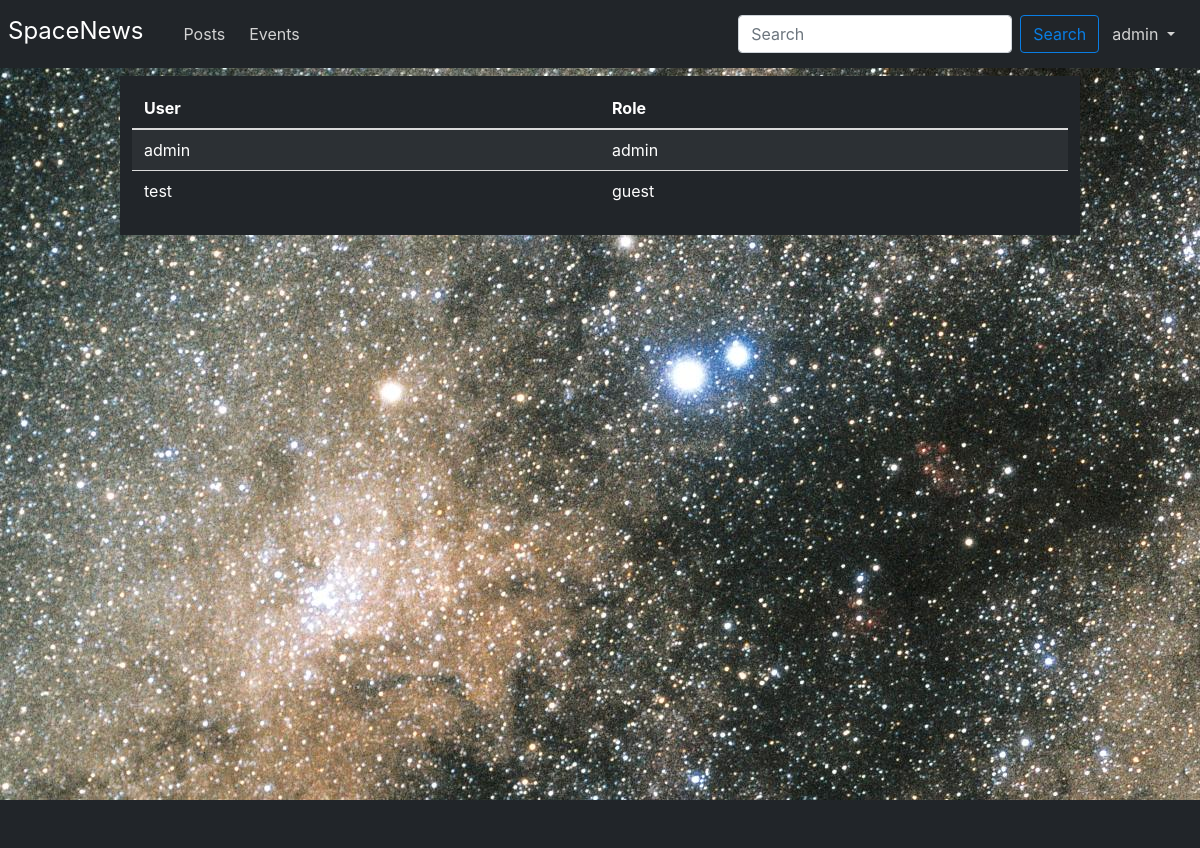
Page /users (signed in) on the earlier database version.
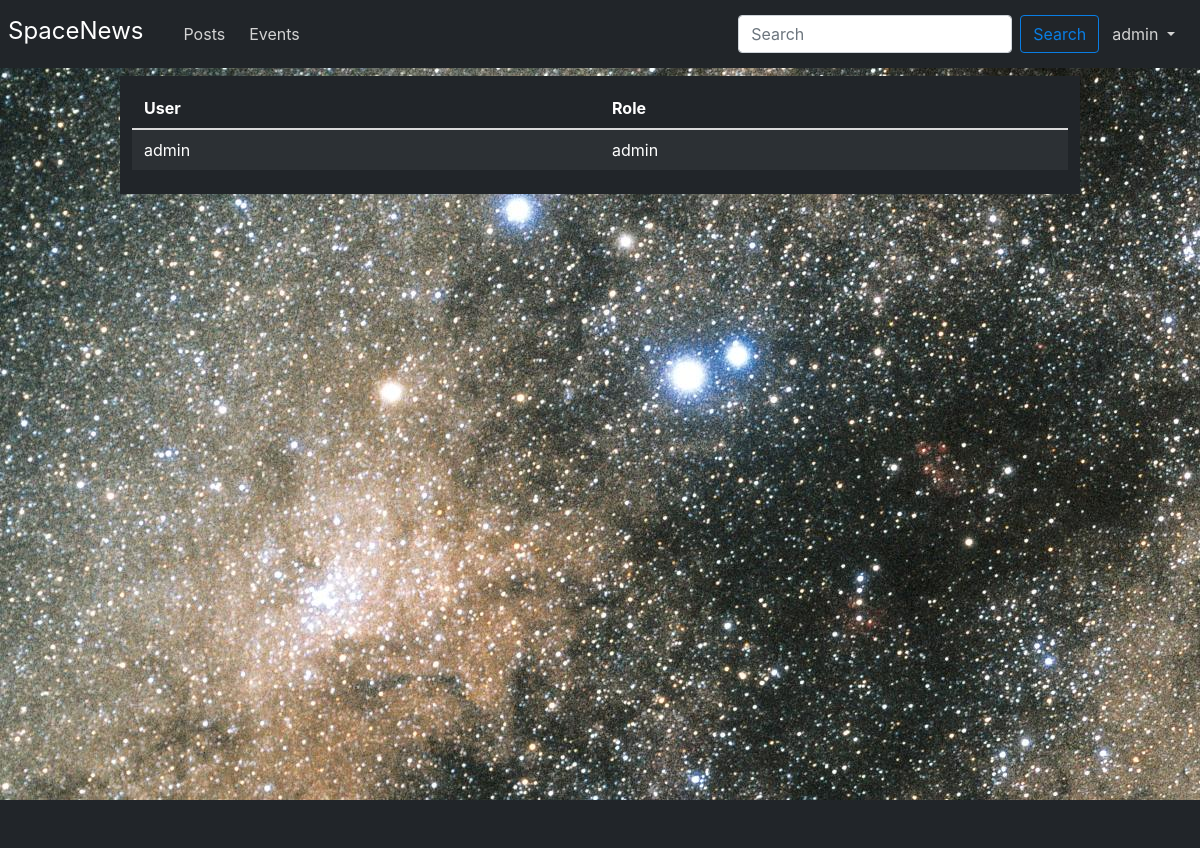
Same page on the later database version.
### tables this page shows
CREATE TABLE Users(
   email TEXT,
   name TEXT NOT NULL,
   password TEXT NOT NULL,
   id_role INTEGER NOT NULL,
   PRIMARY KEY(email),
   FOREIGN KEY(id_role) REFERENCES Role(id_role)
);

CREATE TABLE Role(
   id_role INTEGER PRIMARY KEY AUTOINCREMENT,
   role_name TEXT
);

### main.py (the view)
@main.route('/users')
def users():
    if not get_role("admin"):
        abort(401)
    co = get_db_connection()
    users = co.execute("SELECT name,role_name FROM Users NATURAL JOIN Role ORDER BY role_name").fetchall()
    roles = co.execute("SELECT role_name FROM Role").fetchall()
    co.close()
    return render_template('users.html', users=users, roles=roles)

### __init__.py (called while the page is built)
def get_db_connection():
    conn = sqlite3.connect('project/database.db')
    conn.row_factory = sqlite3.Row
    return conn

def get_perm(right):
    co = get_db_connection()
    cur = co.cursor()
    cur.execute("SELECT rights_name FROM Users NATURAL JOIN Role NATURAL JOIN Posses NATURAL JOIN RIGHTS WHERE email=?",
                (session.get('email'),))
    rights = cur.fetchall()
    co.close()
    for r in rights:
        print(r[0])
        if r[0] == right:
            return True
    return False

def get_role(need_role):
    co = get_db_connection()
    cur = co.cursor()
    cur.execute("SELECT role_name FROM Users NATURAL JOIN Role WHERE email=?",
                (session.get('email'),))
    role = cur.fetchone()
    co.close()
    if role and role[0] == need_role:
        return True
    else:
        return False

### templates/users.html (shortened to what this page needs)
{% extends 'base.html' %}
{% block content %}
<table class="table table-striped table-dark" style="color: white">
    <thead>
    <tr>
        <th style="color: white">User</th>
        <th style="color: white">Role</th>
    </tr>
    </thead>
    <tbody>
    {% for user in users %}
    <tr>
        <td>{{ user['name'] }}</td>
        <form action="{{ url_for('main.users') }}">
            <td>
                <a class="text-white" data-bs-toggle="dropdown">
                    {{ user['role_name'] }}
                </a>
                </div>
    {% endfor %}
{% endblock %}

Differences in the rows shown:
removed Users: name "test", role_name "guest"
